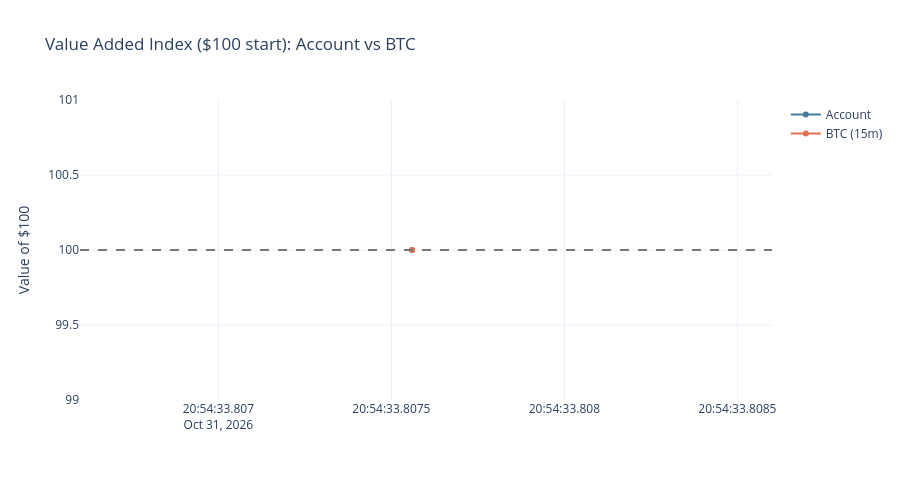
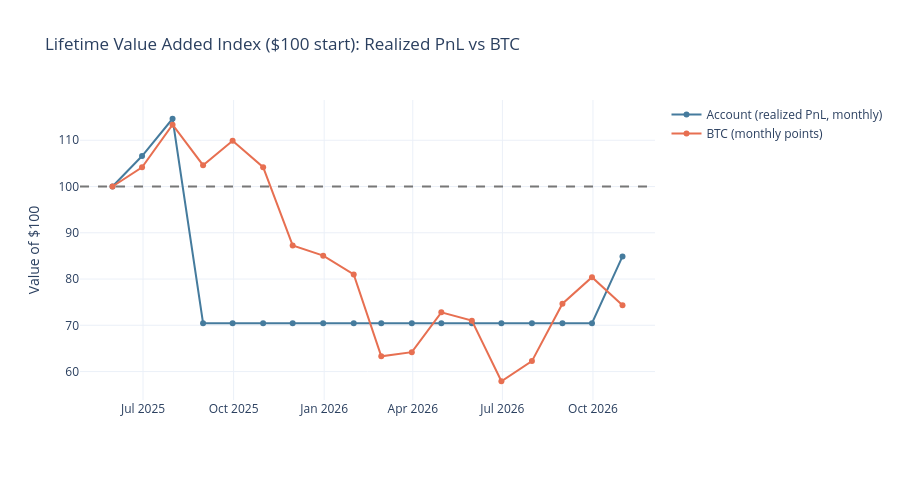

Notebook code cell kept with these figures, in order:
### Markdown cell above
## Account vs BTC

Combined account comparison against BTC.

### Code cell
analytics.show_account_vs_btc()

### Figure 1 — Plotly figure (JSON) as saved in the notebook; plotly's stock layout.template omitted (floating-point values rounded to 4 significant figures)
{"data": [{"line": {"color": "#457b9d"}, "name": "Account", "type": "scatter", "x": ["2026-10-31T20:54:33.807560-04:00"], "y": [100.0]}, {"line": {"color": "#e76f51"}, "name": "BTC (15m)", "type": "scatter", "x": ["2026-10-31T20:54:33.807560-04:00"], "y": [100.0]}], "layout": {"height": 480, "hovermode": "x unified", "shapes": [{"line": {"color": "#777", "dash": "dash"}, "type": "line", "x0": 0, "x1": 1, "xref": "x domain", "y0": 100, "y1": 100, "yref": "y"}], "title": {"text": "Value Added Index ($100 start): Account vs BTC"}, "yaxis": {"title": {"text": "Value of $100"}}}}

### Figure 2 — Plotly figure (JSON) as saved in the notebook; plotly's stock layout.template omitted (floating-point values rounded to 4 significant figures)
{"data": [{"line": {"color": "#457b9d"}, "name": "Account (realized PnL, monthly)", "type": "scatter", "x": ["2025-05-31T00:00:00-04:00", "2025-06-30T00:00:00-04:00", "2025-07-31T00:00:00-04:00", "2025-08-31T00:00:00-04:00", "2025-09-30T00:00:00-04:00", "2025-10-31T00:00:00-04:00", "2025-11-30T00:00:00-05:00", "2025-12-31T00:00:00-05:00", "2026-01-31T00:00:00-05:00", "2026-02-28T00:00:00-05:00", "2026-03-31T00:00:00-04:00", "2026-04-30T00:00:00-04:00", "2026-05-31T00:00:00-04:00", "2026-06-30T00:00:00-04:00", "2026-07-31T00:00:00-04:00", "2026-08-31T00:00:00-04:00", "2026-09-30T00:00:00-04:00", "2026-10-31T00:00:00-04:00"], "y": [100.0, 106.6, 114.6, 70.46, 70.46, 70.46, 70.46, 70.46, 70.46, 70.46, 70.46, 70.46, 70.46, 70.46, 70.46, 70.46, 70.46, 84.88]}, {"line": {"color": "#e76f51"}, "name": "BTC (monthly points)", "type": "scatter", "x": ["2025-05-31T00:00:00-04:00", "2025-06-30T00:00:00-04:00", "2025-07-31T00:00:00-04:00", "2025-08-31T00:00:00-04:00", "2025-09-30T00:00:00-04:00", "2025-10-31T00:00:00-04:00", "2025-11-30T00:00:00-05:00", "2025-12-31T00:00:00-05:00", "2026-01-31T00:00:00-05:00", "2026-02-28T00:00:00-05:00", "2026-03-31T00:00:00-04:00", "2026-04-30T00:00:00-04:00", "2026-05-31T00:00:00-04:00", "2026-06-30T00:00:00-04:00", "2026-07-31T00:00:00-04:00", "2026-08-31T00:00:00-04:00", "2026-09-30T00:00:00-04:00", "2026-10-31T00:00:00-04:00"], "y": [100.0, 104.1, 113.4, 104.6, 109.9, 104.2, 87.27, 85.06, 81.0, 63.3, 64.19, 72.81, 71.01, 57.91, 62.26, 74.67, 80.4, 74.36]}], "layout": {"height": 480, "hovermode": "x unified", "shapes": [{"line": {"color": "#777", "dash": "dash"}, "type": "line", "x0": 0, "x1": 1, "xref": "x domain", "y0": 100, "y1": 100, "yref": "y"}], "title": {"text": "Lifetime Value Added Index ($100 start): Realized PnL vs BTC"}, "yaxis": {"title": {"text": "Value of $100"}}}}
